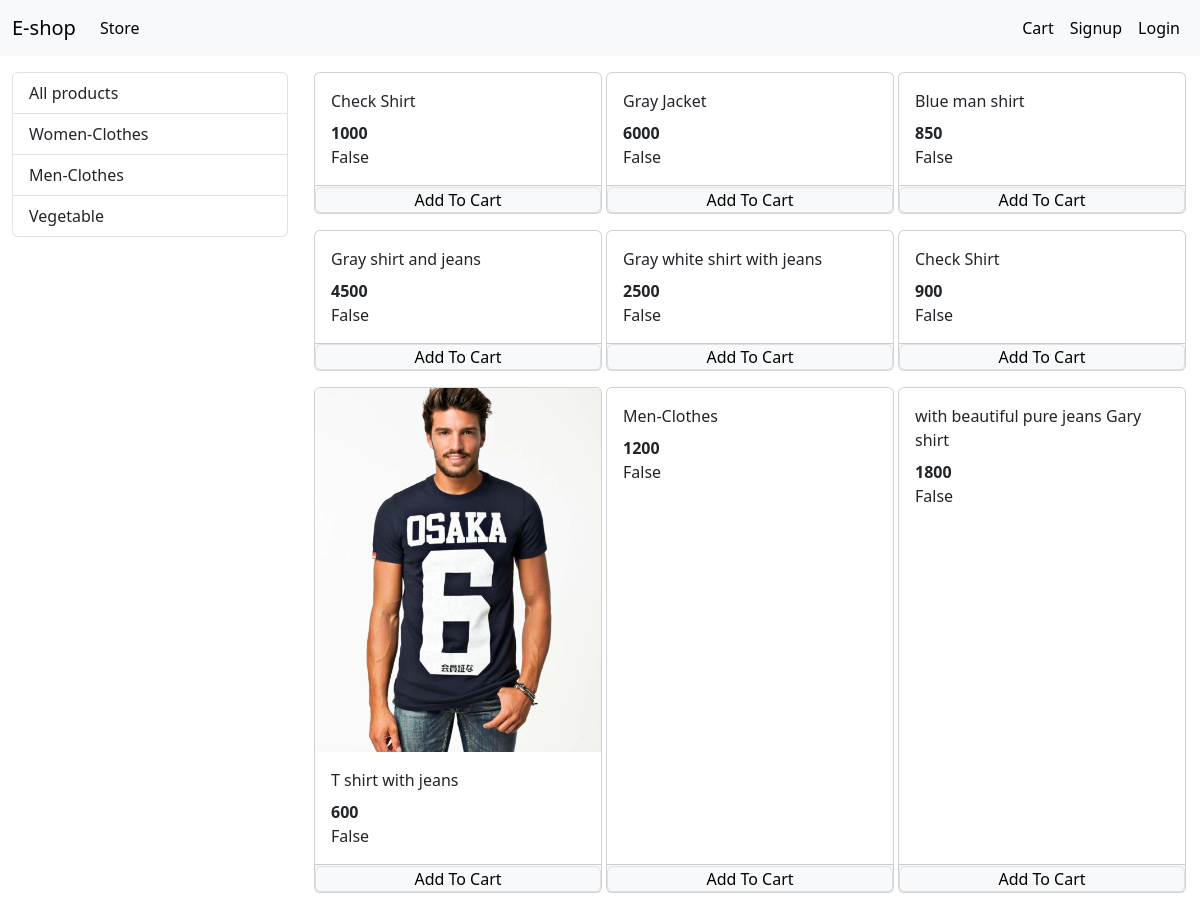
The app's page /?category=2 with its own data.
### store/models/category.py (models this page shows, shortened)
class Category(models.Model):
    name = models.CharField(max_length=30)
    @staticmethod
    def get_all_category():
        return Category.objects.all()

### store/models/product.py (models this page shows, shortened)
class Product(models.Model):
    name = models.CharField(max_length=50)
    price = models.IntegerField(default=0)
    category = models.ForeignKey(Category, on_delete=models.CASCADE, default=1)
    description = models.CharField(max_length=200, default='')
    image = models.ImageField(upload_to='uploads/products/')
    @staticmethod
    def get_all_products_by_categoryid(category_id):
        if category_id:
            return Product.objects.filter(category=category_id)
        else:
            return Product.get_all_products()

### store/views/home.py (the view, shortened to what this page needs)
# urls.py: path('', Index.as_view(), name='homepage'),
class Index(View):
    def get(self, request):
        cart = request.session.get('cart')
        if not cart:
            request.session.cart={}
        products = None
        categories = Category.get_all_category()
        categoryID = request.GET.get('category')
        if categoryID:
            products = Product.get_all_products_by_categoryid(categoryID)
        else:
            products = Product.get_all_products()
        data = {}
        data['products'] = products
        data['categories'] = categories
        return render(request, 'index.html', data)

### store/templatetags/cart.py (called while the page is built)
@register.filter(name='is_in_cart')
def is_in_cart(product, cart):
    keys = cart.keys()
    for id in keys:
        if int(id) == product.id:
            return True
    return False

### store/templates/index.html (shortened to what this page needs)
{% extends 'base.html' %}
{% block content %}
{% load cart %}
<div class="container-fluid mt-3">
  <div class="row">
    <div class="col-lg-3 mx-auto">
      <div class="list-group">
        <a href="/" class="list-group-item list-group-item-action">All products</a>
        {% for category in categories %}
        <a href="/?category={{category.id}}" class="list-group-item list-group-item-action">
          {{category.name}}</a>
        {% endfor %}
      </div>
    </div>
    <div id="products" class="col-lg-9 mx-auto">
      <div class="row mx-auto">
        {% for product in products %}
        <div class="card mx-auto mb-3 p-0" id="{{product.id}}" style="width: 18rem;">
          <img src="{{product.image.url}}" class="card-img-top" alt="">
          <div class="card-body">
            <p class="card-title">{{product.name}}</p>
            <p class="card-text"><b>{{product.price}}</b></p>
            {{product | is_in_cart:request.session.cart}}
          </div>
          <div class="card-footer p-0 no-gutters">
            {% if product|is_in_cart:request.session.cart%}
            <div class="row no-gutters p-0">
              <form action="/#{{product.id}}" method="post" class="col-2">
                {% csrf_token %}
                <input hidden type="text" name="product" value="{{product.id}}">
                <input hidden type="text" name="remove" value="True">
                <input type="submit" value=" - " class=" btn btn-block btn-secondary">
              </form>
              <div class="text-center col">{{product|cart_quantity:request.session.cart}} in Cart</div>
              <form action="/#{{product.id}}" method="post" class="col-2 p-0 no-gutters">
                {% csrf_token %}
                <input hidden type="text" name="product" value="{{product.id}}">
                <input type="submit" value=" + " class="btn btn-block btn-secondary">
              </form>
            </div>
            {% else %}
            <form action="/#{{product.id}}" method="POST" class="btn-block">
              <input type="submit" class="btn-info btn btn-light border form-control p-0" value="Add To Cart">
            </form>
            {% endif %}
          </div>
        </div>
        {% endfor %}
      </div>
    </div>
  </div>
</div>
{% endblock %}

### records on screen
Category: name "Women-Clothes"
Category: name "Men-Clothes"
Category: name "Vegetable"
Product: name "Check Shirt", price "1000", session "False"
Product: name "Gray Jacket", price "6000", session "False"
Product: name "Blue man shirt", price "850", session "False"
Product: name "Gray shirt and jeans", price "4500", session "False"
Product: name "Gray white shirt with jeans", price "2500", session "False"
Product: name "Check Shirt", price "900", session "False"
Product: image (picture), name "T shirt with jeans", price "600", session "False"
Product: name "Men-Clothes", price "1200", session "False"
Product: name "with beautiful pure jeans Gary shirt", price "1800", session "False"
